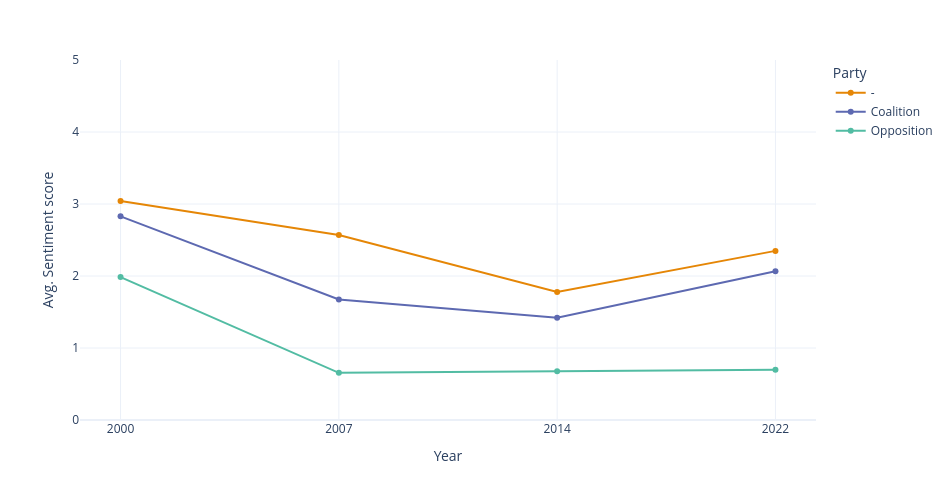

Here is the notebook cell this chart was saved with:
### Code cell
#Party status x average sentiment score (across years)

status_term = df.groupby(["Party_status", "Year"]).agg({"Senti_n":"mean"}).reset_index()
status_term

fig=px.line(status_term, x="Year", y="Senti_n", color="Party_status", markers=True, 
            color_discrete_sequence=px.colors.qualitative.Vivid)
fig.update_layout(
    height=500,  
    width=950,
    yaxis=dict(range=[0, 5]),

    yaxis_title='Avg. Sentiment score',
    legend_title='Party',
    template='plotly_white'
)
fig.show()

### Figure 1 — Plotly figure (JSON) as saved in the notebook; plotly's stock layout.template omitted (floating-point values rounded to 4 significant figures)
{"data": [{"hovertemplate": "Party_status=-<br>Year=%{x}<br>Senti_n=%{y}<extra></extra>", "legendgroup": "-", "line": {"color": "rgb(229, 134, 6)", "dash": "solid"}, "marker": {"symbol": "circle"}, "mode": "lines+markers", "name": "-", "orientation": "v", "showlegend": true, "type": "scatter", "x": ["2000", "2007", "2014", "2022"], "xaxis": "x", "y": [3.042, 2.569, 1.778, 2.349], "yaxis": "y"}, {"hovertemplate": "Party_status=Coalition<br>Year=%{x}<br>Senti_n=%{y}<extra></extra>", "legendgroup": "Coalition", "line": {"color": "rgb(93, 105, 177)", "dash": "solid"}, "marker": {"symbol": "circle"}, "mode": "lines+markers", "name": "Coalition", "orientation": "v", "showlegend": true, "type": "scatter", "x": ["2000", "2007", "2014", "2022"], "xaxis": "x", "y": [2.828, 1.675, 1.419, 2.067], "yaxis": "y"}, {"hovertemplate": "Party_status=Opposition<br>Year=%{x}<br>Senti_n=%{y}<extra></extra>", "legendgroup": "Opposition", "line": {"color": "rgb(82, 188, 163)", "dash": "solid"}, "marker": {"symbol": "circle"}, "mode": "lines+markers", "name": "Opposition", "orientation": "v", "showlegend": true, "type": "scatter", "x": ["2000", "2007", "2014", "2022"], "xaxis": "x", "y": [1.985, 0.6555, 0.6772, 0.6996], "yaxis": "y"}], "layout": {"height": 500, "legend": {"title": {"text": "Party"}, "tracegroupgap": 0}, "margin": {"t": 60}, "width": 950, "xaxis": {"anchor": "y", "domain": [0, 1], "title": {"text": "Year"}}, "yaxis": {"anchor": "x", "domain": [0, 1], "range": [0, 5], "title": {"text": "Avg. Sentiment score"}}}}
